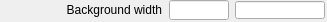
   <widget class="caFrame" name="caFrame_4">
    <property name="geometry">
     <rect>
      <x>414</x>
      <y>96</y>
      <width>327</width>
      <height>22</height>
     </rect>
    </property>
    <widget class="caLabel" name="caLabel_10">
     <property name="geometry">
      <rect>
       <x>-30</x>
       <y>0</y>
       <width>192</width>
       <height>20</height>
      </rect>
     </property>
     <property name="frameShape">
      <enum>QFrame::NoFrame</enum>
     </property>
     <property name="text">
      <string>Background width</string>
     </property>
     <property name="alignment">
      <set>Qt::AlignAbsolute|Qt::AlignRight|Qt::AlignTrailing|Qt::AlignVCenter</set>
     </property>
     <property name="fontScaleMode">
      <enum>ESimpleLabel::WidthAndHeight</enum>
     </property>
     <property name="foreground">
      <color>
       <red>0</red>
       <green>0</green>
       <blue>0</blue>
      </color>
     </property>
     <property name="background">
      <color alpha="0">
       <red>0</red>
       <green>0</green>
       <blue>0</blue>
      </color>
     </property>
    </widget>
    <widget class="caTextEntry" name="caTextEntry_3">
     <property name="geometry">
      <rect>
       <x>169</x>
       <y>0</y>
       <width>60</width>
       <height>20</height>
      </rect>
     </property>
     <property name="channel" stdset="0">
      <string>$(P)$(R)BgdWidth</string>
     </property>
     <property name="foreground">
      <color>
       <red>0</red>
       <green>0</green>
       <blue>0</blue>
      </color>
     </property>
     <property name="background">
      <color>
       <red>115</red>
       <green>223</green>
       <blue>255</blue>
      </color>
     </property>
     <property name="colorMode">
      <enum>caLineEdit::Static</enum>
     </property>
     <property name="precisionMode">
      <enum>caLineEdit::Channel</enum>
     </property>
     <property name="limitsMode">
      <enum>caLineEdit::Channel</enum>
     </property>
     <property name="maxValue">
      <double>1.000000000000000</double>
     </property>
     <property name="minValue">
      <double>0.000000000000000</double>
     </property>
     <property name="fontScaleMode">
      <enum>caLineEdit::WidthAndHeight</enum>
     </property>
     <property name="formatType">
      <enum>caLineEdit::decimal</enum>
     </property>
    </widget>
    <widget class="caLineEdit" name="caLineEdit_6">
     <property name="geometry">
      <rect>
       <x>235</x>
       <y>1</y>
       <width>90</width>
       <height>18</height>
      </rect>
     </property>
     <property name="alignment">
      <set>Qt::AlignAbsolute|Qt::AlignLeading|Qt::AlignLeft|Qt::AlignVCenter</set>
     </property>
     <property name="channel" stdset="0">
      <string>$(P)$(R)BgdWidth_RBV</string>
     </property>
     <property name="foreground">
      <color>
       <red>10</red>
       <green>0</green>
       <blue>184</blue>
      </color>
     </property>
     <property name="background">
      <color>
       <red>187</red>
       <green>187</green>
       <blue>187</blue>
      </color>
     </property>
     <property name="colorMode">
      <enum>caLineEdit::Static</enum>
     </property>
     <property name="precisionMode">
      <enum>caLineEdit::Channel</enum>
     </property>
     <property name="limitsMode">
      <enum>caLineEdit::Channel</enum>
     </property>
     <property name="maxValue">
      <double>1.000000000000000</double>
     </property>
     <property name="minValue">
      <double>0.000000000000000</double>
     </property>
     <property name="fontScaleMode">
      <enum>caLineEdit::WidthAndHeight</enum>
     </property>
     <property name="formatType">
      <enum>caLineEdit::decimal</enum>
     </property>
    </widget>
   </widget>
